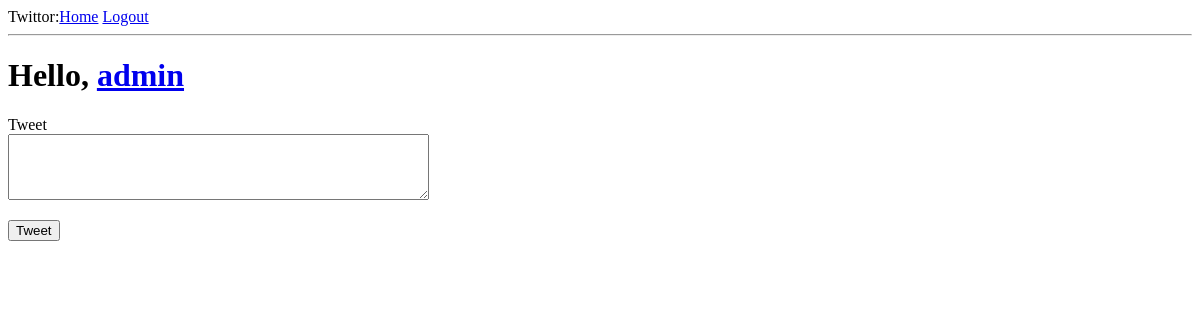
Before: /index (signed in) with the older database file.
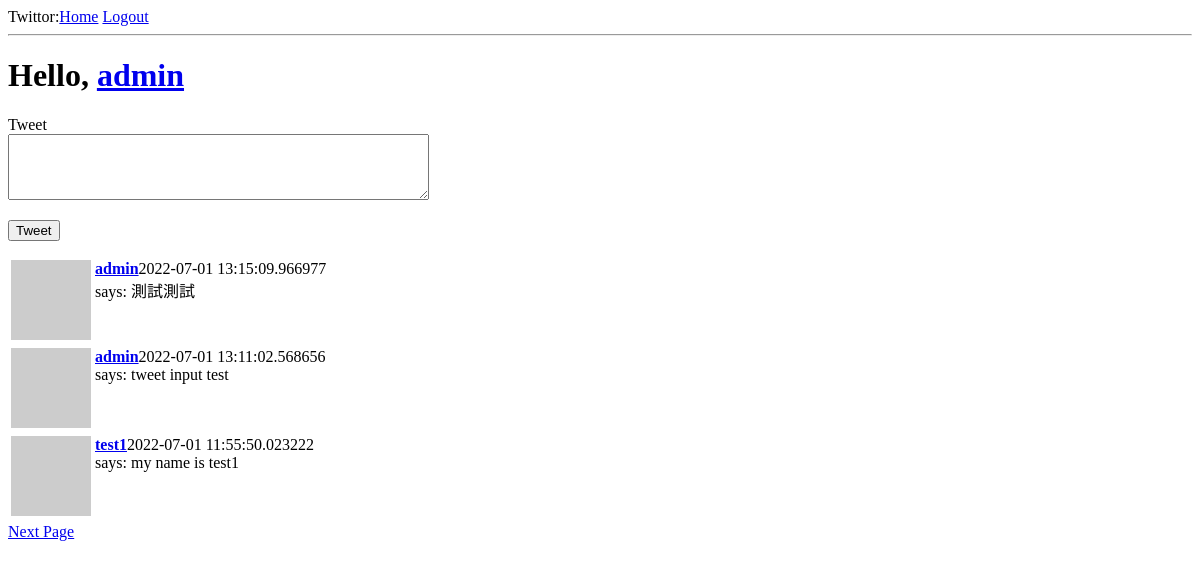
After: the same page with the newer database file.
### twittor/models.py (models this page shows, shortened)
class Tweet(db.Model):
    id = db.Column(db.Integer,primary_key=True)
    body = db.Column(db.String(140))
    create_time = db.Column(db.DateTime, default=datetime.utcnow)
    user_id = db.Column(db.Integer,db.ForeignKey('user.id'))

class User(UserMixin,db.Model):
    id = db.Column(db.Integer,primary_key=True)
    username = db.Column(db.String(64),unique=True, index=True)
    email = db.Column(db.String(64),unique=True, index=True)
    password_hash = db.Column(db.String(128))
    about_me = db.Column(db.String(140))
    create_time = db.Column(db.DateTime, default=datetime.utcnow)
    tweet = db.relationship('Tweet', backref='author', lazy='dynamic')
    followed = db.relationship(
        'User', secondary=followers,
        primaryjoin=(followers.c.follower_id == id),
        secondaryjoin=(followers.c.followed_id ==id),
        backref=db.backref('followers', lazy='dynamic'), lazy='dynamic'
    )
    def avatar(self, size=80):
        md5_digest = md5(self.email.lower().encode('utf-8')).hexdigest()
        return 'https://www.gravatar.com/avatar/{}?d=identicon&s={}'.format(
            md5_digest,size
        )
    def own_and_followed_tweets(self):
        followed = Tweet.query.join(
            followers, (followers.c.followed_id == Tweet.user_id)).filter(
                followers.c.follower_id == self.id)
        own = Tweet.query.filter_by(user_id=self.id)
        return followed.union(own).order_by(Tweet.create_time.desc())

### twittor/route.py (the view)
@login_required
def index():
    form = TweetForm()
    if form.validate_on_submit():
        tweet = Tweet(body=form.tweet.data,author=current_user)
        db.session.add(tweet)
        db.session.commit()
        return redirect(url_for('index'))
    page_num = int(request.args.get('page') or 1)
    tweets =current_user.own_and_followed_tweets().paginate(
        page=page_num,per_page=current_app.config['TWEET_PER_PAGE'],
        error_out=False)
    next_url = url_for(
        'index',page=tweets.next_num) if tweets.has_next else None
    prev_url = url_for(
        'index',page=tweets.prev_num) if tweets.has_prev else None
    return render_template('index.html',tweets=tweets.items,form=form,next_url=next_url,prev_url=prev_url)

### twittor/forms.py
class TweetForm(FlaskForm):
    tweet = TextAreaField('Tweet',validators=[DataRequired(),Length(min=0,max=140)])
    submit = SubmitField('Tweet')

### twittor/models.py (called while the page is built)
@login_manager.user_loader
def load_user(id):
    return User.query.get(int(id))

### twittor/templates/index.html (shortened to what this page needs)
{% extends "base.html" %}
{% block content %}
    <h1>Hello, <a href="/{{ current_user.username }}">{{current_user.username}}</a></h1>
    <form action="" method="post">
        <p>
            {{ form.tweet.label }} <br>
            {{ form.tweet(cols=50, rows=4) }} <br>
        </p>
        <p>{{ form.submit() }}</p>
    </form>
    {% include '_tweets.html' %}
    {% if next_url %}
    <a href="{{ next_url }}">Next Page</a>
    {% endif %}
{% endblock%}

### twittor/templates/_tweets.html
<table>
    {% for tweet in tweets %}
    <tr valign="top">
        <td><img src="{{ tweet.author.avatar(48) }}" alt=""></td>
        <td>
            <a href="/{{tweet.author.username}}"><b>{{tweet.author.username}}</b></a>{{tweet.create_time}}<br>
            says: {{tweet.body}}
        </td>
    </tr>
    {% endfor %}
</table>

Changed rows visible on the page:
added Tweet: author.username "admin", create_time "2022-07-01 13:15:09.966977", body "測試測試"
added Tweet: author.username "admin", create_time "2022-07-01 13:11:02.568656", body "tweet input test"
added Tweet: author.username "test1", create_time "2022-07-01 11:55:50.023222", body "my name is test1"
Other visible differences:
text now shown: "Next Page"
